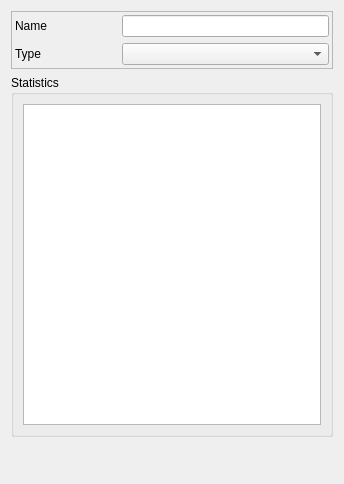
<?xml version="1.0" encoding="UTF-8"?>
<ui version="4.0">
 <class>Form_base3</class>
 <widget class="QWidget" name="Form_base3">
  <property name="geometry">
   <rect>
    <x>0</x>
    <y>0</y>
    <width>344</width>
    <height>484</height>
   </rect>
  </property>
  <property name="windowTitle">
   <string>Form</string>
  </property>
  <layout class="QVBoxLayout" name="verticalLayout" stretch="1,10,1">
   <item>
    <widget class="QFrame" name="frame">
     <property name="frameShape">
      <enum>QFrame::StyledPanel</enum>
     </property>
     <property name="frameShadow">
      <enum>QFrame::Raised</enum>
     </property>
     <layout class="QGridLayout" name="gridLayout">
      <property name="leftMargin">
       <number>3</number>
      </property>
      <property name="topMargin">
       <number>3</number>
      </property>
      <property name="rightMargin">
       <number>3</number>
      </property>
      <property name="bottomMargin">
       <number>3</number>
      </property>
      <item row="2" column="0">
       <widget class="QLabel" name="label_nom">
        <property name="text">
         <string>Name</string>
        </property>
       </widget>
      </item>
      <item row="2" column="1" colspan="2">
       <widget class="QLineEdit" name="lineEdit_nom"/>
      </item>
      <item row="3" column="0">
       <widget class="QLabel" name="label">
        <property name="text">
         <string>Type</string>
        </property>
       </widget>
      </item>
      <item row="3" column="1" colspan="2">
       <widget class="QComboBox" name="comboBox_type"/>
      </item>
     </layout>
    </widget>
   </item>
   <item>
    <widget class="QGroupBox" name="groupBox_stat">
     <property name="title">
      <string>Statistics</string>
     </property>
     <layout class="QGridLayout" name="gridLayout_2">
      <item row="0" column="0">
       <widget class="QTableWidget" name="tableWidget_stats"/>
      </item>
     </layout>
    </widget>
   </item>
   <item>
    <spacer name="verticalSpacer">
     <property name="orientation">
      <enum>Qt::Vertical</enum>
     </property>
     <property name="sizeHint" stdset="0">
      <size>
       <width>20</width>
       <height>40</height>
      </size>
     </property>
    </spacer>
   </item>
  </layout>
 </widget>
 <resources/>
 <connections/>
</ui>
